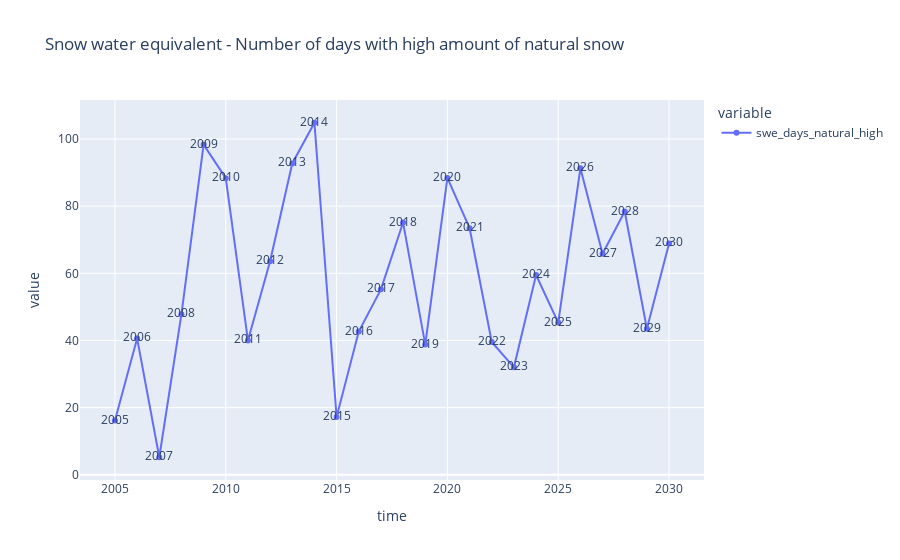

Source (notebook cell):
### Code cell
pd.options.plotting.backend = "plotly"
# milano.plot(x='time', y=['mm_prod','snow_precipitation_amount_nov_apr','total_winter_precipitation_amount','mean_winter_tas','mean_feb_tas'])
result_melt = cortina.drop(['Number_of_points','LAT','LON','NUTS3_ID','ZS'],axis=1).groupby(['time'],as_index=False).mean().melt(id_vars='time', value_vars= ['swe_days_natural_high'])
fig=px.line(result_melt, x='time' , y='value' , color='variable',text="time",markers=True,title='Snow water equivalent - Number of days with high amount of natural snow')
fig.show();

### Figure 1 — Plotly figure (JSON) as saved in the notebook; plotly's stock layout.template omitted (floating-point values rounded to 4 significant figures)
{"data": [{"hovertemplate": "variable=swe_days_natural_high<br>time=%{text}<br>value=%{y}<extra></extra>", "legendgroup": "swe_days_natural_high", "line": {"color": "#636efa", "dash": "solid"}, "marker": {"symbol": "circle"}, "mode": "lines+text+markers", "name": "swe_days_natural_high", "orientation": "v", "showlegend": true, "text": [2005, 2006, 2007, 2008, 2009, 2010, 2011, 2012, 2013, 2014, 2015, 2016, 2017, 2018, 2019, 2020, 2021, 2022, 2023, 2024, 2025, 2026, 2027, 2028, 2029, 2030], "type": "scatter", "x": [2005, 2006, 2007, 2008, 2009, 2010, 2011, 2012, 2013, 2014, 2015, 2016, 2017, 2018, 2019, 2020, 2021, 2022, 2023, 2024, 2025, 2026, 2027, 2028, 2029, 2030], "xaxis": "x", "y": [16.17, 40.61, 5.222, 47.83, 98.33, 88.33, 40, 63.61, 92.72, 104.8, 17.22, 42.67, 55.22, 75.11, 38.78, 88.39, 73.44, 39.56, 32, 59.5, 45.33, 91.28, 65.83, 78.39, 43.5, 68.89], "yaxis": "y"}], "layout": {"legend": {"title": {"text": "variable"}, "tracegroupgap": 0}, "title": {"text": "Snow water equivalent - Number of days with high amount of natural snow"}, "xaxis": {"anchor": "y", "domain": [0, 1], "title": {"text": "time"}}, "yaxis": {"anchor": "x", "domain": [0, 1], "title": {"text": "value"}}}}
